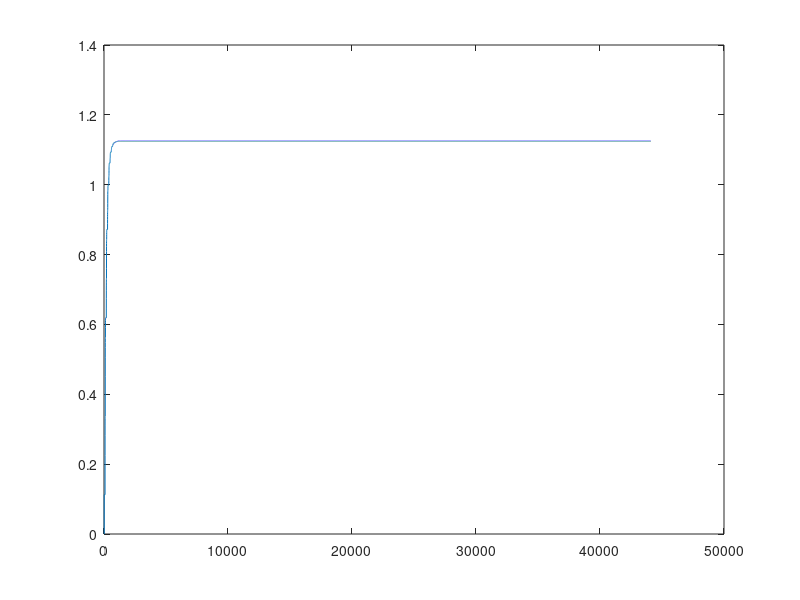

Recreate this plot in MATLAB.
% stefanias bow model
clear; clc; close all; 

freq = 440;
fs = 44100;

N = fs; 

stringLength = floor(fs/freq);
l = stringLength/2;
Pb = 0.15;
Fb = 0.3;
Vb = 0.7;

nutLength = floor(stringLength*(1-Pb))
brigdeLength = floor(stringLength*Pb)
nutDelay = zeros(1,nutLength);
brigdeDelay = zeros(1,brigdeLength);


Z = 0.1;

Von = 0; 
Vob = 0;
Vin = 0; 
Vib = 0;
Vh = 0;

dVon = 0;
dVob = 0;

output = zeros(N,1);

for i = 1:N
    Vin = nutDelay(nutLength);
    Vib = brigdeDelay(brigdeLength);
    Vh = Vin + Vib;
    
    v = sqrt((Vh*0.2)/(0.2 - Vb - Vh) - (Vb*Vh)/(0.2 - Vb - Vh) + (0.4*Fb)/(2*Z*(0.2 + 1 - Vb - Vh)));
    if v - Vb > 0
        vVb = 0;
    else
        vVb = v - Vb;
    end
    
    f = Fb * (0.3 * (0.1/(0.2 + abs(vVb))));
    
    Von = Vib + f/(2*Z); 
    Vob = Vin + f/(2*Z);
    
    inputToNutDelay = 0.5*(Von + dVon);
    inputToBrigdeDelay = 0.5*(Vob + dVob);
    
    nutDelay = [inputToNutDelay, nutDelay(1:nutLength-1)];
    brigdeDelay = [inputToBrigdeDelay, brigdeDelay(1:brigdeLength-1)];
    
    output(i) = Vh;
    
    dVon = inputToNutDelay; 
    dVoB = inputToBrigdeDelay;
end

plot(output)
soundsc(output,fs)

